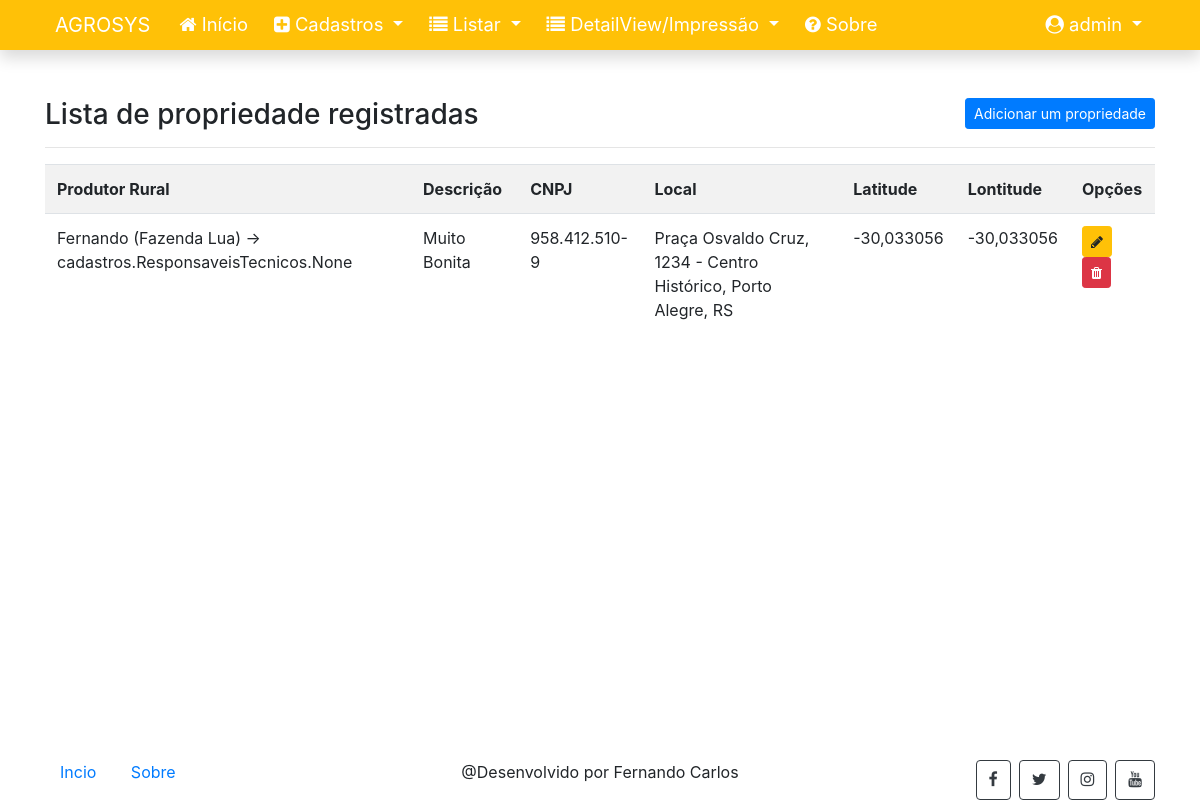
Page /listar/propriedade/ (signed in) on the committed database.
### cadastros/models.py (models this page shows, shortened)
class Propriedade(models.Model):
    produtor_rural = models.ForeignKey(ProdutorRural, on_delete=models.PROTECT, verbose_name="Produtor Rural")
    descricao = models.CharField(max_length=150, verbose_name="Descrição")
    cnpj_propriedade = models.CharField(max_length=14, verbose_name="CNPJ")
    local = models.CharField(max_length=100, verbose_name="Local")
    latitude = models.DecimalField(max_digits=9, decimal_places=6, verbose_name="Latitude")
    longitude = models.DecimalField(max_digits=9, decimal_places=6, verbose_name="Longitude")

class ProdutorRural(models.Model):
    nome_rural = models.CharField(max_length=50, verbose_name="Nome")
    propriedade_local = models.CharField(max_length=100, verbose_name="Propriedade")
    responsaveis_tecnicos = models.ManyToManyField(ResponsaveisTecnicos, verbose_name="Responsáveis Técnicos")
    def __str__(self):
        return "{} ({}) -> {}".format(self.nome_rural, self.propriedade_local, self.responsaveis_tecnicos)

### cadastros/views.py (the view)
# urls.py: path('listar/propriedade/', PropriedadeList.as_view(), name="listar-propriedade"),
class PropriedadeList(LoginRequiredMixin, ListView):
    login_url = reverse_lazy('login')
    model = Propriedade
    template_name = 'cadastros/listas/propriedade.html'

### cadastros/templates/cadastros/listas/propriedade.html
{% extends 'paginas/modelo-principal.html' %}
{% block conteudo %}
<h3>
    Lista de propriedade registradas
    <a href="{% url 'cadastrar-propriedade' %}" class="btn btn-primary btn-sm float-right">Adicionar um propriedade</a>
</h3>
<hr>
<div class="table-responsive">
    <table class="table table-striped">
        <tr>
            <th>Produtor Rural</th>
            <th>Descrição</th>
            <th>CNPJ</th>
            <th>Local</th>
            <th>Latitude</th>
            <th>Lontitude</th>
            <th>Opções</th>
        </tr>
        {% for object in object_list %}
        <tr>
            <td>{{ object.produtor_rural }}</td>
            <td>{{ object.descricao }}</td>
            <td>{{ object.cnpj_propriedade }}</td>
            <td>{{ object.local }}</td>
            <td>{{ object.latitude }}</td>
            <td>{{ object.longitude }}</td>
            <td>
                <a href="{% url 'editar-propriedade' object.pk %}" class="btn btn-warning btn-sm" title="Editar">
                    <i class="fa fa-pencil" aria-hidden="true"></i>
                </a>
                <a href="{% url 'excluir-propriedade' object.pk %}" class="btn btn-danger btn-sm" title="Excluir">
                    <i class="fa fa-trash" aria-hidden="true"></i>
                </a>
            </td>
        </tr>
        {% empty %}
        <tr>
            <td colspan="7">Nenhuma propriedade registrada.</td>
        </tr>
        {% endfor %}
    </table>
</div>
{% endblock %}

### paginas/templates/paginas/modelo-principal.html (shortened to what this page needs)
{% load static %}
<!DOCTYPE html>
<html lang="pt-BR">
	<head>
        <link rel="stylesheet" type="text/css" href="{% static 'css/bootstrap.min.css' %}">
        <link rel="stylesheet" type="text/css" href="{% static 'css/font-awesome.min.css' %}">
        <link rel="stylesheet" type="text/css" href="{% static 'css/normalize.css' %}">
        <link rel="stylesheet" type="text/css" href="{% static 'css/estilo.css' %}">
        <link href="https://cdn.datatables.net/v/bs4/dt-1.13.4/datatables.min.css" rel="stylesheet"/>
	</head>
	<body class="d-flex flex-column h-100">
        <main role="main" class="flex-shrink-0">
            {% block menu %}
            <nav class="navbar navbar-expand-lg navbar-light bg-warning font-115 shadow">
                <div class="container">
                    <a class="navbar-brand text-white" href="{% url 'index' %}">AGROSYS</a>
                    <div class="collapse navbar-collapse" id="navbarNavDropdown">
                        <ul class="navbar-nav mr-auto">
                            <li class="nav-item">
                                <a class="nav-link" href="{% url 'index' %}">
                                    <i class="fa fa-home" aria-hidden="true"></i>
                                    Início
                                </a>
                            </li>
                            {% if request.user.is_authenticated %}
                            <li class="nav-item dropdown">
                                <a class="nav-link dropdown-toggle text-white" href="#" id="navbarDropdownMenuLink1"
                                    role="button" data-toggle="dropdown" aria-haspopup="true" aria-expanded="false">
                                    <i class="fa fa-plus-square" aria-hidden="true"></i>
                                    Cadastros
                                </a>
                            </li>
                            {% endif %}
                            {% if request.user.is_authenticated %}
                            <li class="nav-item dropdown">
                                <a class="nav-link dropdown-toggle text-white" href="#" id="navbarDropdownMenuLink2"
                                    role="button" data-toggle="dropdown" aria-haspopup="true" aria-expanded="false">
                                    <i class="fa fa-list" aria-hidden="true"></i>
                                    Listar
                                </a>
                            </li>
                            {% endif %}
                            {% if request.user.is_authenticated %}
                            {% block detail %}
                            <li class="nav-item dropdown">
                                <a class="nav-link dropdown-toggle text-white" href="#" id="navbarDropdownMenuLink2"
                                    role="button" data-toggle="dropdown" aria-haspopup="true" aria-expanded="false">
                                    <i class="fa fa-list" aria-hidden="true"></i>
                                    DetailView/Impressão
                                </a>
                            </li>
                            {% endblock %}
                            {% endif %}
                            <li class="nav-item ">
                                <a class="nav-link" href="{% url 'sobre' %}">
                                    <i class="fa fa-question-circle" aria-hidden="true"></i>
                                    Sobre
                                </a>
                            </li>
                        </ul>
                        <ul class="navbar-nav">
                            {% if request.user.is_authenticated %}
                            <li class="nav-item dropdown">
                                <a class="nav-link dropdown-toggle text-white" href="#" id="navbarDropdownMenuLink"
                                    role="button" data-toggle="dropdown" aria-haspopup="true" aria-expanded="false">
                                    <i class="fa fa-user-circle" aria-hidden="true"></i>
                                    <span id="username">{{ request.user }}</span>
                                </a>
                            </li>
                            {% endif %}
                        </ul>
                    </div>
                </div>
            </nav>
            {% endblock %}
            <div class="container py-5">
                {% block conteudo %}{% endblock %}
            </div>
        </main>
        <footer class="mt-auto">
            {% block rodape %}
            <div class="container fixed-bottom">
                <div class="row">
                    <div class="col-md-4">
                        <p>
                            <a href="{% url 'index' %}">Incio</a>
                            <a href="{% url 'sobre' %}">Sobre</a>
                        </p>
                    </div>
                    <div class="col-md-4 mx-auto text-center">
                        <span>@Desenvolvido por Fernando Carlos</span>
                    </div>
                    <div class="col-md-4 d-flex justify-content-end">
                        <a href="#" class="btn btn-outline-dark">
                            <i class="fa fa-facebook"></i>
                        </a>
                        <a href="#" class="btn btn-outline-dark ml-2">
                            <i class="fa fa-twitter"></i>
                        </a>
                        <a href="#" class="btn btn-outline-dark ml-2">
                            <i class="fa fa-instagram"></i>
                        </a>
                        <a href="#" class="btn btn-outline-dark ml-2">
                            <i class="fa fa-youtube"></i>
                        </a>
                    </div>
                </div>
            </div>
            {% endblock %}
        </footer>
	</body>
</html>

### static/css/estilo.css (style rules this page uses)
* { margin: 0; padding: 0; box-sizing: border-box; }
footer p a { margin: 5px 15px; }
table td { max-width: 500px; }
.navbar { padding: 0 !important; }
.navbar .navbar-brand { padding-left: 10px; }
.navbar a.nav-link { color: white !important; }
.navbar .nav-item { padding: 3px 5px; }
.font-115 { font-size: 115%; }

### rows in the picture
Propriedade: produtor_rural "Fernando (Fazenda Lua) -> cadastros.ResponsaveisTecnicos.None", descricao "Muito Bonita", cnpj_propriedade "958.412.510-9", local "Praça Osvaldo Cruz, 1234 - Centro Histórico, Porto Alegre, RS", latitude "-30,033056", longitude "-30,033056"

### other values in the picture
{{ request.user }} "admin"
